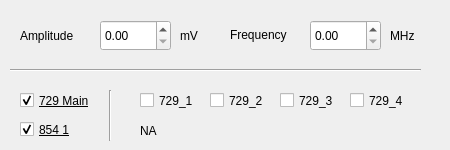
    <widget class="QWidget" name="tab_7">
     <attribute name="title">
      <string>Opreating</string>
     </attribute>
     <widget class="QCheckBox" name="Laser_729_4_opreating">
      <property name="geometry">
       <rect>
        <x>350</x>
        <y>90</y>
        <width>91</width>
        <height>21</height>
       </rect>
      </property>
      <property name="font">
       <font>
        <family>Arial</family>
        <pointsize>9</pointsize>
        <weight>50</weight>
        <bold>false</bold>
        <strikeout>false</strikeout>
       </font>
      </property>
      <property name="text">
       <string>729_4</string>
      </property>
     </widget>
     <widget class="QCheckBox" name="Laser_729_main_opreating">
      <property name="geometry">
       <rect>
        <x>20</x>
        <y>90</y>
        <width>91</width>
        <height>21</height>
       </rect>
      </property>
      <property name="font">
       <font>
        <family>Arial</family>
        <pointsize>9</pointsize>
        <weight>50</weight>
        <italic>false</italic>
        <bold>false</bold>
        <underline>true</underline>
        <strikeout>false</strikeout>
       </font>
      </property>
      <property name="text">
       <string>729 Main</string>
      </property>
      <property name="checked">
       <bool>true</bool>
      </property>
     </widget>
     <widget class="QCheckBox" name="Laser_729_1_opreating">
      <property name="geometry">
       <rect>
        <x>140</x>
        <y>90</y>
        <width>91</width>
        <height>21</height>
       </rect>
      </property>
      <property name="font">
       <font>
        <family>Arial</family>
        <pointsize>9</pointsize>
        <weight>50</weight>
        <bold>false</bold>
        <strikeout>false</strikeout>
       </font>
      </property>
      <property name="text">
       <string>729_1</string>
      </property>
     </widget>
     <widget class="QCheckBox" name="Laser_854_opreating">
      <property name="geometry">
       <rect>
        <x>20</x>
        <y>120</y>
        <width>91</width>
        <height>19</height>
       </rect>
      </property>
      <property name="font">
       <font>
        <family>Arial</family>
        <pointsize>9</pointsize>
        <weight>50</weight>
        <bold>false</bold>
        <underline>true</underline>
        <strikeout>false</strikeout>
       </font>
      </property>
      <property name="text">
       <string>854 1</string>
      </property>
      <property name="checked">
       <bool>true</bool>
      </property>
     </widget>
     <widget class="Line" name="line_6">
      <property name="geometry">
       <rect>
        <x>100</x>
        <y>90</y>
        <width>20</width>
        <height>51</height>
       </rect>
      </property>
      <property name="orientation">
       <enum>Qt::Vertical</enum>
      </property>
     </widget>
     <widget class="QCheckBox" name="Laser_729_2_opreating">
      <property name="geometry">
       <rect>
        <x>210</x>
        <y>90</y>
        <width>91</width>
        <height>21</height>
       </rect>
      </property>
      <property name="font">
       <font>
        <family>Arial</family>
        <pointsize>9</pointsize>
        <weight>50</weight>
        <bold>false</bold>
        <strikeout>false</strikeout>
       </font>
      </property>
      <property name="text">
       <string>729_2</string>
      </property>
     </widget>
     <widget class="QLabel" name="label_47">
      <property name="geometry">
       <rect>
        <x>180</x>
        <y>20</y>
        <width>31</width>
        <height>31</height>
       </rect>
      </property>
      <property name="font">
       <font>
        <family>Arial</family>
        <pointsize>9</pointsize>
        <weight>50</weight>
        <bold>false</bold>
        <strikeout>false</strikeout>
       </font>
      </property>
      <property name="text">
       <string>mV</string>
      </property>
     </widget>
     <widget class="QDoubleSpinBox" name="doubleSpinBox_opreating">
      <property name="geometry">
       <rect>
        <x>100</x>
        <y>20</y>
        <width>71</width>
        <height>31</height>
       </rect>
      </property>
      <property name="font">
       <font>
        <family>Arial</family>
        <pointsize>9</pointsize>
        <weight>50</weight>
        <bold>false</bold>
        <strikeout>false</strikeout>
       </font>
      </property>
      <property name="layoutDirection">
       <enum>Qt::LeftToRight</enum>
      </property>
      <property name="alignment">
       <set>Qt::AlignLeading|Qt::AlignLeft|Qt::AlignVCenter</set>
      </property>
      <property name="maximum">
       <double>999999.989999999990687</double>
      </property>
     </widget>
     <widget class="QCheckBox" name="Laser_729_3_opreating">
      <property name="geometry">
       <rect>
        <x>280</x>
        <y>90</y>
        <width>91</width>
        <height>21</height>
       </rect>
      </property>
      <property name="font">
       <font>
        <family>Arial</family>
        <pointsize>9</pointsize>
        <weight>50</weight>
        <bold>false</bold>
        <strikeout>false</strikeout>
       </font>
      </property>
      <property name="text">
       <string>729_3</string>
      </property>
     </widget>
     <widget class="QLabel" name="label_48">
      <property name="geometry">
       <rect>
        <x>20</x>
        <y>20</y>
        <width>71</width>
        <height>31</height>
       </rect>
      </property>
      <property name="font">
       <font>
        <family>Arial</family>
        <pointsize>9</pointsize>
        <weight>50</weight>
        <bold>false</bold>
        <strikeout>false</strikeout>
       </font>
      </property>
      <property name="text">
       <string>Amplitude</string>
      </property>
     </widget>
     <widget class="QLabel" name="label_49">
      <property name="geometry">
       <rect>
        <x>140</x>
        <y>120</y>
        <width>131</width>
        <height>21</height>
       </rect>
      </property>
      <property name="font">
       <font>
        <family>Arial</family>
        <pointsize>9</pointsize>
        <weight>50</weight>
        <bold>false</bold>
        <strikeout>false</strikeout>
       </font>
      </property>
      <property name="text">
       <string>NA</string>
      </property>
     </widget>
     <widget class="Line" name="line_7">
      <property name="geometry">
       <rect>
        <x>10</x>
        <y>60</y>
        <width>411</width>
        <height>20</height>
       </rect>
      </property>
      <property name="orientation">
       <enum>Qt::Horizontal</enum>
      </property>
     </widget>
     <widget class="QLabel" name="label_58">
      <property name="geometry">
       <rect>
        <x>230</x>
        <y>20</y>
        <width>71</width>
        <height>31</height>
       </rect>
      </property>
      <property name="font">
       <font>
        <family>Arial</family>
        <pointsize>9</pointsize>
        <weight>50</weight>
        <bold>false</bold>
        <strikeout>false</strikeout>
       </font>
      </property>
      <property name="text">
       <string>&lt;html&gt;&lt;head/&gt;&lt;body&gt;&lt;p&gt;Frequency&lt;/p&gt;&lt;/body&gt;&lt;/html&gt;</string>
      </property>
     </widget>
     <widget class="QDoubleSpinBox" name="doubleSpinBox_opreating_2">
      <property name="geometry">
       <rect>
        <x>310</x>
        <y>20</y>
        <width>71</width>
        <height>31</height>
       </rect>
      </property>
      <property name="font">
       <font>
        <family>Arial</family>
        <pointsize>9</pointsize>
        <weight>50</weight>
        <bold>false</bold>
        <strikeout>false</strikeout>
       </font>
      </property>
      <property name="layoutDirection">
       <enum>Qt::LeftToRight</enum>
      </property>
      <property name="alignment">
       <set>Qt::AlignLeading|Qt::AlignLeft|Qt::AlignVCenter</set>
      </property>
      <property name="maximum">
       <double>999999.989999999990687</double>
      </property>
     </widget>
     <widget class="QLabel" name="label_59">
      <property name="geometry">
       <rect>
        <x>390</x>
        <y>20</y>
        <width>31</width>
        <height>31</height>
       </rect>
      </property>
      <property name="font">
       <font>
        <family>Arial</family>
        <pointsize>9</pointsize>
        <weight>50</weight>
        <bold>false</bold>
        <strikeout>false</strikeout>
       </font>
      </property>
      <property name="text">
       <string>MHz</string>
      </property>
     </widget>
    </widget>
